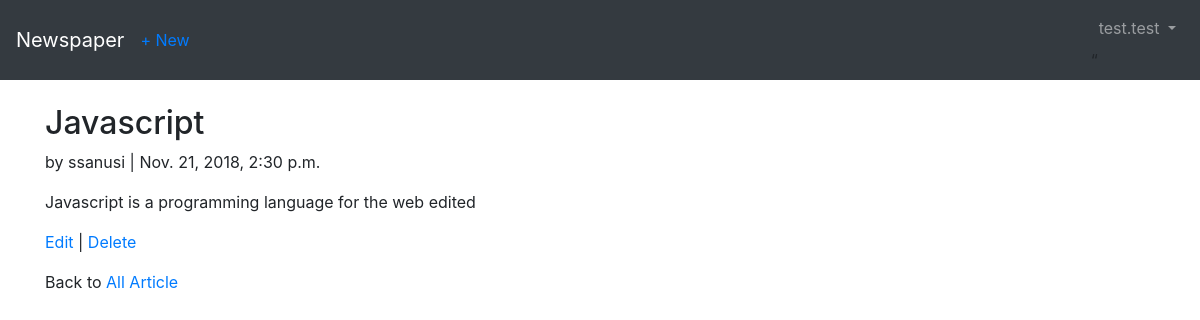
The app's page /articles/2/ (signed in), older data.
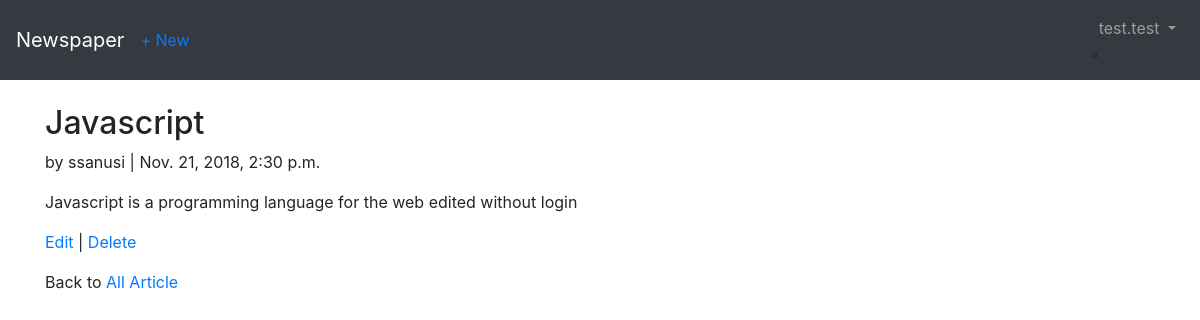
The same page, newer data.
### articles/models.py (models this page shows, shortened)
class Article(models.Model):
    title = models.CharField(max_length=255)
    body = models.TextField()
    date = models.DateTimeField(auto_now_add = True)
    author = models.ForeignKey(get_user_model(), on_delete=models.CASCADE,)

### users/models.py (models this page shows)
class CustomUser(AbstractUser):
    age = models.PositiveIntegerField(null=True,blank=True)

### articles/views.py (the view)
# urls.py: path('<int:pk>/', ArticleDetailView.as_view(), name="article_detail"),
class ArticleDetailView(LoginRequiredMixin,DetailView):
    model = Article
    template_name = 'article_detail.html'
    login_url = 'login'

### templates/article_detail.html
{% extends "base.html" %}
{% block content %}
    <div class="article-entry">
        <h2>{{ object.title }}</h2>
        <p>by {{object.author}} | {{ object.date }}</p>
        <p>{{ object.body }}</p>
        <p><a href="{% url 'article_edit' article.pk %}">Edit</a> | <a href="{% url 'article_delete' article.pk %}">Delete</a></p>
        <p>Back to <a href="{% url 'article_list' %}">All Article</a></p>
    </div>
{% endblock content %}

Row changes from the older to the newer data that the page shows:
changed Article "Javascript": body "Javascript is a programming language for the web edited" → "Javascript is a programming language for the web edited without login"
